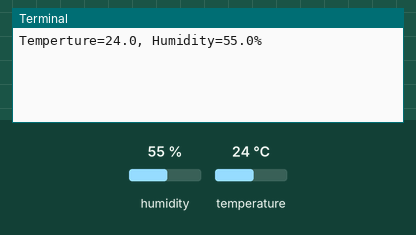
Simulated run of this program. Board: Raspberry Pi (BCM pin numbers). Parts: the last lines printed to the terminal. The test bench sets the inputs (shaded band); at power-on: humidity 55 %, temperature 24 °C.

Above: at 1.2 s.
1.3 s: humidity set to 22 %
At 2.5 s:
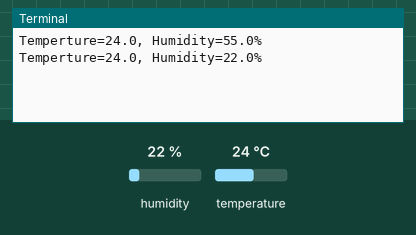
3.4 s: temperature set to 12 °C
At 4.6 s:
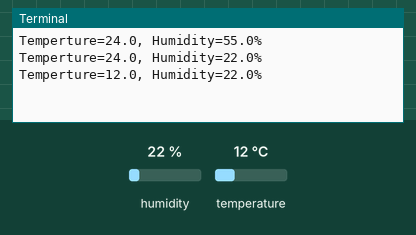
5.5 s: humidity set to 40 %
At 7.6 s:
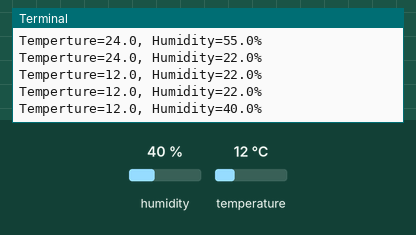
Timing chart, 0 to 9.1 s (numbered marks = the images above; inputs shaded):
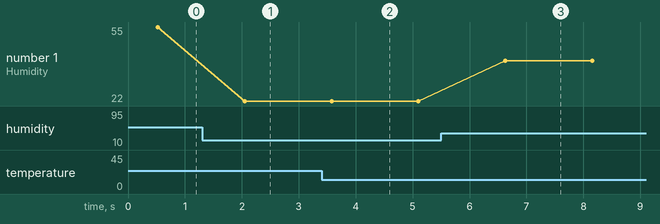

Measured:
- after the input at 1.3 s, the terminal: prints a new line after 0.75 s (image 1)
- after the input at 3.4 s, the terminal: prints a new line after 0.18 s (image 2)
- after the input at 5.5 s, the terminal: prints a new line after 1.1 s (image 3)
- plotted number 1: 55 → 22 after the input at 1.3 s, 22 → 40 after the input at 5.5 s

The program:

dht11.py
```python
#dht11.py
import time
import Adafruit_DHT

sensor = Adafruit_DHT.DHT11
PIN = 21

try:
    while True :
        h, t = Adafruit_DHT.read_retry(sensor, PIN)
        if h is not None and t is not None:
            print(f'Temperture={t:.1f}, Humidity={h:.1f}%')
        else :
            print('Read Error')
        time.sleep(1)
finally:
    print('END')
```
